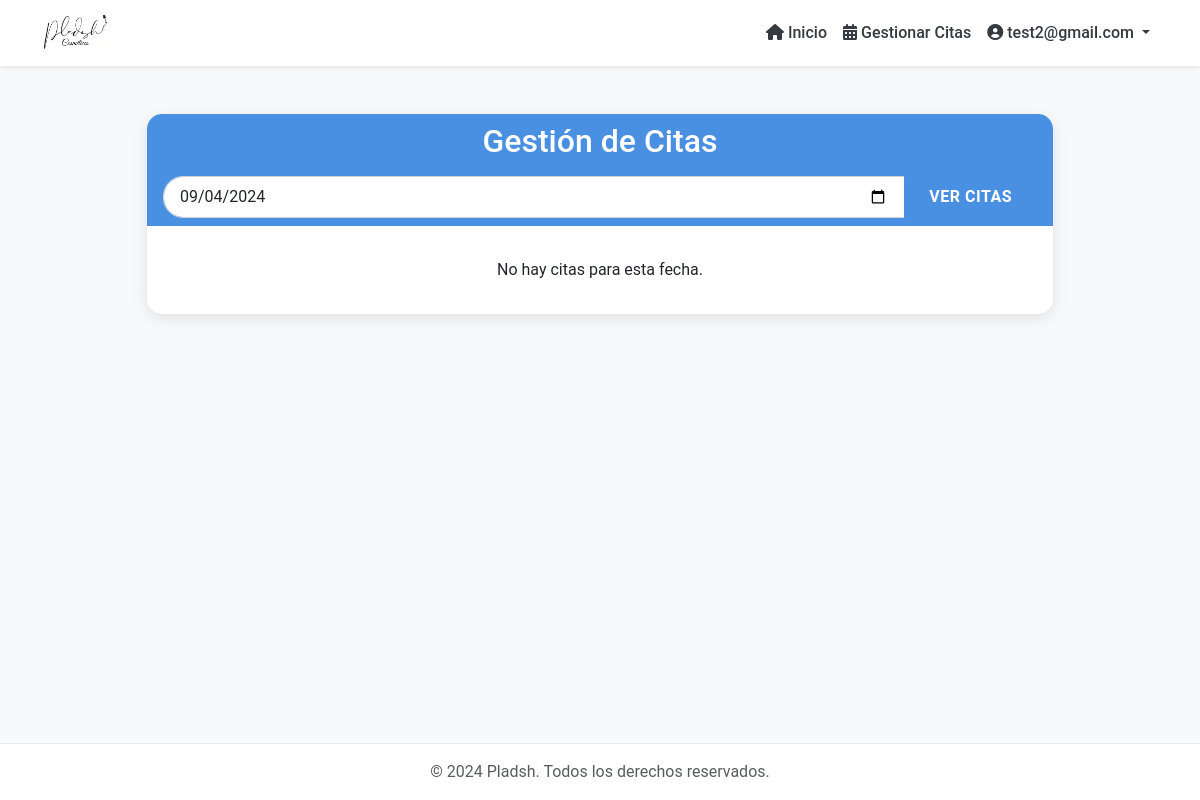
The app's page /citas/gestion_citas/ (signed in), older data.
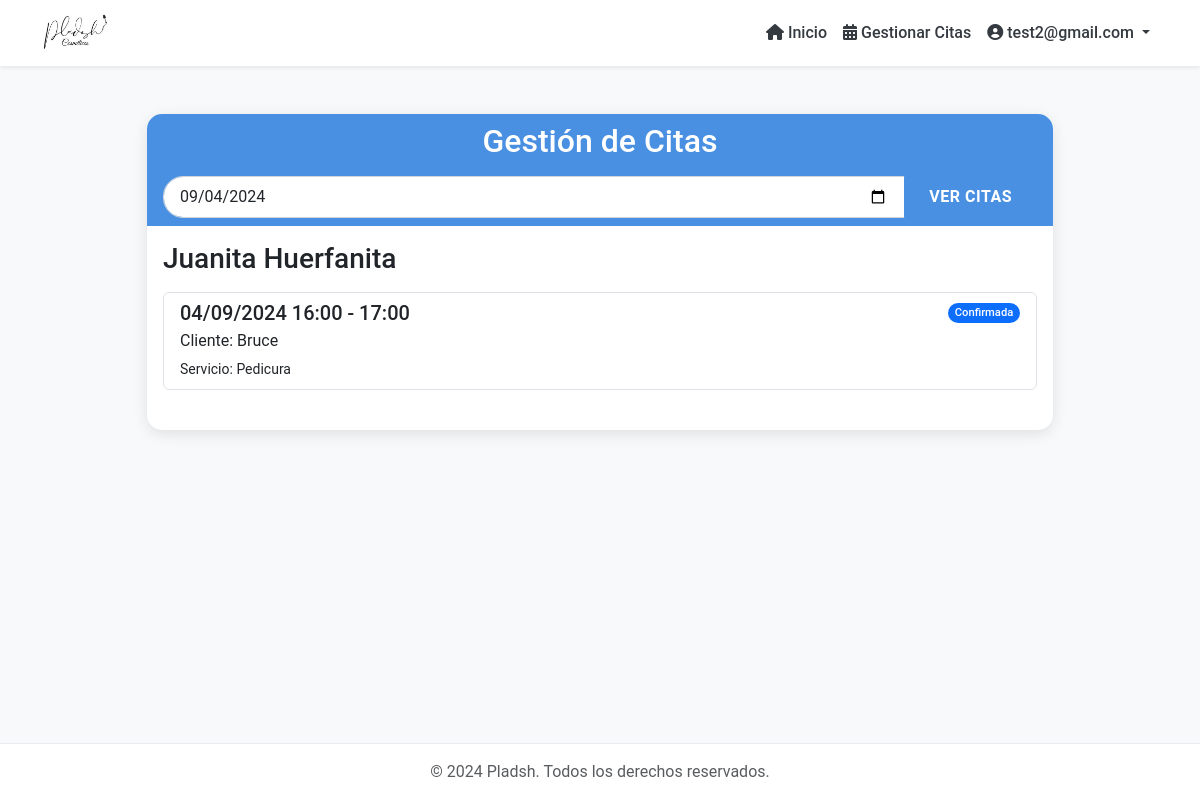
The same page, newer data.
### citas/models.py (models this page shows, shortened)
class Empleado(models.Model):
    cedula = models.CharField(max_length=10, unique=True)
    nombre = models.CharField(max_length=100)
    email = models.EmailField()
    celular = models.CharField(max_length=10)
    servicios = models.ManyToManyField(Servicio, related_name="empleados")

class Cita(models.Model):
    ESTADO_CANCELADA = 1
    ESTADO_CONFIRMADA = 2
    ESTADO_EN_PROCESO = 3
    ESTADO_TERMINADA = 4
    OPCIONES_ESTADO = [
        (ESTADO_CANCELADA, "Cita Cancelada"),
        (ESTADO_CONFIRMADA, "Cita Confirmada"),
        (ESTADO_EN_PROCESO, "En Proceso"),
        (ESTADO_TERMINADA, "Cita terminada")
    ]
    cliente = models.ForeignKey(Cliente, on_delete=models.CASCADE, related_name="citas")
    servicio = models.ForeignKey(Servicio, on_delete=models.CASCADE)
    empleado = models.ForeignKey(Empleado, on_delete=models.CASCADE, related_name="empleados")
    fecha = models.DateField(null=True, blank=True)
    hora_inicio = models.TimeField(null=True, blank=True)
    estado = models.IntegerField(choices=OPCIONES_ESTADO, default=ESTADO_CONFIRMADA)
    notas = models.TextField(blank=True)
    @property
    def hora_fin(self):
        if self.fecha and self.hora_inicio and self.servicio:
            return (timezone.datetime.combine(self.fecha, self.hora_inicio) +
                    timezone.timedelta(minutes=self.servicio.duracion)).time()
        return None

class Servicio(models.Model):
    nombre = models.CharField(max_length=100)
    descripcion = models.TextField()
    precio = models.DecimalField(max_digits=10, decimal_places=2)
    duracion = models.PositiveIntegerField()
    imagen = models.ImageField(upload_to='servicios/', null=True, blank=True)

class Cliente(models.Model):
    CLIENTE = 'CL'
    RECEPCIONISTA = 'RC'
    ROL_CHOICES = [
        (CLIENTE, 'Cliente'),
        (RECEPCIONISTA, 'Recepcionista'),
    ]
    user = models.OneToOneField(User, on_delete=models.CASCADE, null=True, blank=True)
    cedula = models.CharField(max_length=10, unique=True)
    nombre = models.CharField(max_length=100)
    apellido = models.CharField(max_length=100, null=True, blank=True)
    email = models.EmailField()
    celular = models.CharField(max_length=10)
    fechanacimiento = models.DateField()
    rol = models.CharField(max_length=2, choices=ROL_CHOICES, default=CLIENTE)
    def is_recepcionista(self):
        return self.rol == self.RECEPCIONISTA

### citas/views.py (the view)
# urls.py: path('gestion_citas/', citas_views.gestion_citas, name='gestion_citas'),
@login_required
@recepcionista_required
def gestion_citas(request):
    fecha = request.GET.get("fecha")
    if fecha:
        fecha = datetime.strptime(fecha, "%Y-%m-%d").date()
    else:
        fecha = timezone.now().date()
    citas = Cita.objects.filter(fecha=fecha).select_related('cliente', 'servicio', 'empleado')
    empleados = Empleado.objects.all()
    return render(request, "gestion_citas.html", {"citas": citas, "empleados": empleados, "fecha": fecha})

### citas/templates/gestion_citas.html (shortened to what this page needs)
{% extends "base.html" %}
{% load static %}
{% block content %}
<div class="container mt-5">
    <div class="row justify-content-center">
        <div class="col-md-10">
            <div class="card">
                <div class="card-header text-center">
                    <h2 class="mb-0">Gestión de Citas</h2>
                    <div class="input-group mt-3">
                        <input type="date" id="fecha" class="form-control" value="{{ fecha|date:'Y-m-d' }}">
                        <button class="btn btn-primary" type="button" onclick="verCitas()">Ver Citas</button>
                    </div>
                </div>
                <div class="card-body">
                    {% if citas %}
                        {% regroup citas by empleado as citas_por_empleado %}
                        {% for empleado in citas_por_empleado %}
                            <h3 class="mb-3">{{ empleado.grouper.nombre }}</h3>
                            <ul class="list-group mb-4">
                                {% for cita in empleado.list %}
                                    <li class="list-group-item list-group-item-action">
                                        <div class="d-flex w-100 justify-content-between">
                                            <h5 class="mb-1">{{ cita.fecha|date:"d/m/Y" }} {{ cita.hora_inicio|time:"H:i" }} - {{ cita.hora_fin|time:"H:i" }}</h5>
                                            <small>
                                                {% if cita.estado == cita.ESTADO_CONFIRMADA %}
                                                    <span class="badge bg-primary">Confirmada</span>
                                                {% elif cita.estado == cita.ESTADO_EN_PROCESO %}
                                                    <span class="badge bg-warning text-dark">En Proceso</span>
                                                {% elif cita.estado == cita.ESTADO_TERMINADA %}
                                                    <span class="badge bg-success">Terminada</span>
                                                {% elif cita.estado == cita.ESTADO_CANCELADA %}
                                                    <span class="badge bg-danger">Cancelada</span>
                                                {% endif %}
                                            </small>
                                        </div>
                                        <p class="mb-1">Cliente: {{ cita.cliente.nombre }}</p>
                                        <small>Servicio: {{ cita.servicio.nombre }}</small>
                                    </li>
                                {% endfor %}
                            </ul>
                        {% endfor %}
                    {% else %}
                        <p class="text-center mt-3">No hay citas para esta fecha.</p>
                    {% endif %}
                </div>
            </div>
        </div>
    </div>
</div>
{% endblock %}

Row changes from the older to the newer data that the page shows:
now on this page (row unchanged): Empleado: grouper.nombre "Juanita Huerfanita"
added Cita: fecha "04/09/2024", hora_inicio "16:00", hora_fin "17:00", estado "Confirmada", cliente.nombre "Bruce", servicio.nombre "Pedicura"
Text that changed along with them:
text no longer shown: "No hay citas para esta fecha."
